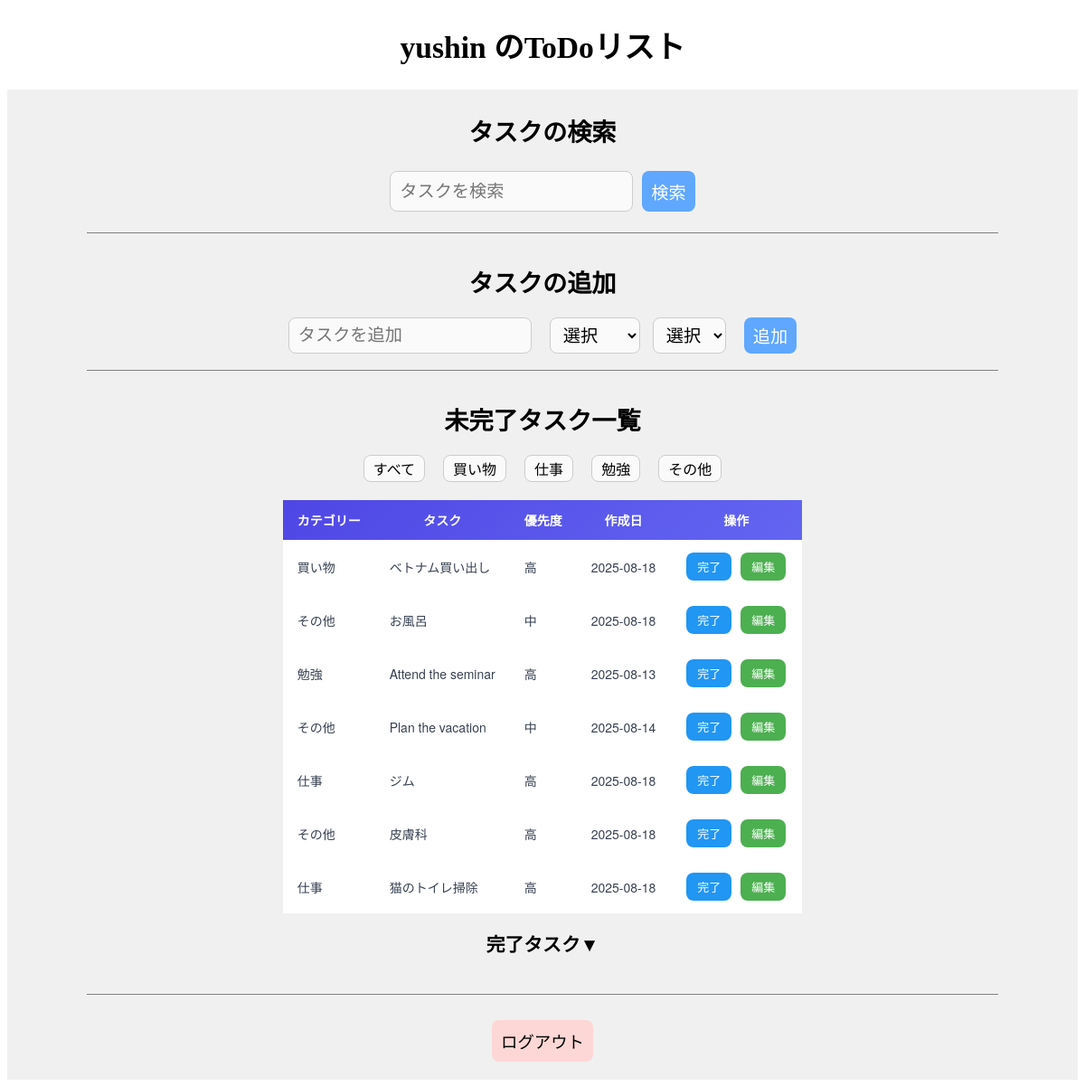
Page / (signed in) on the earlier database version.
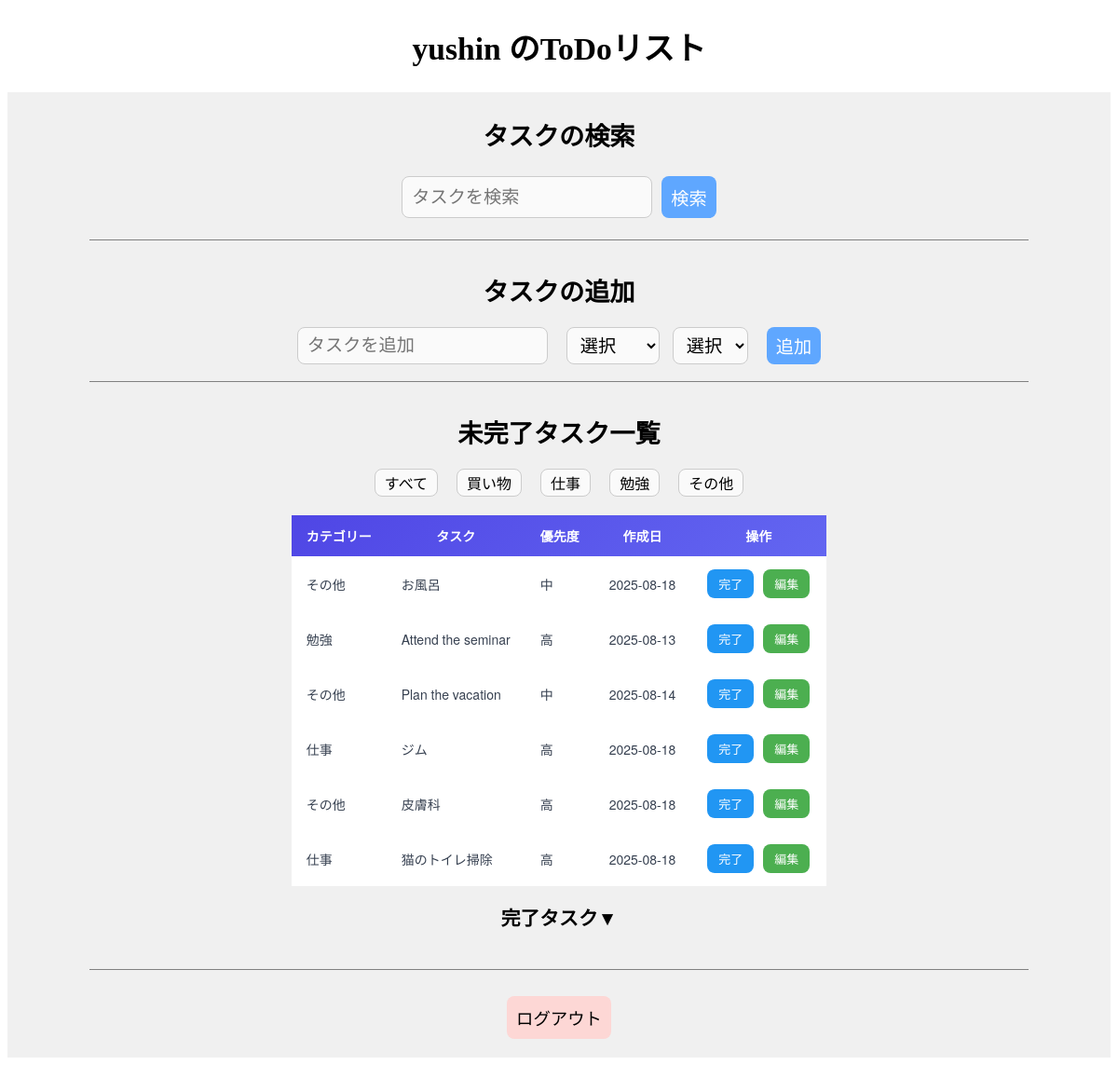
Same page on the later database version.
### tables this page shows
CREATE TABLE users(
                  id INTEGER PRIMARY KEY,
                  username TEXT UNIQUE,
                  password_hash TEXT
              );

CREATE TABLE tasks(
                  id INTEGER PRIMARY KEY AUTOINCREMENT, 
                  user_id INTEGER,
                  task TEXT,
                  is_done INTEGER DEFAULT 0,
                  category TEXT,
                  priority INTEGER,
                  date_created DATE,
                  FOREIGN KEY(user_id) REFERENCES users(id)
                );

### main.py (the view)
@app.route("/")
@login_required
def index():
    if load_user(current_user.id) is None:
        return redirect(url_for("login"))
    category_filter = request.args.get("category")
    conn = sqlite3.connect(DB_PATH)
    c = conn.cursor()
    if category_filter:
        c.execute("""
                  SELECT id, task, is_done, category, priority, date_created
                  FROM tasks
                  WHERE user_id=? AND category=? AND is_done=0
        """, (current_user.id, category_filter))
    else:
        c.execute("""
            SELECT id, task, is_done, category, priority, date_created
            FROM tasks
            WHERE user_id=? AND is_done=0
        """, (current_user.id,))
    print("カテゴリー：" + str(category_filter))
    active_tasks = c.fetchall()
    if category_filter:
        c.execute("""
                  SELECT id, task, is_done, category, priority, date_created
                  FROM tasks
                  WHERE user_id=? AND category=? AND is_done=1
        """, (current_user.id, category_filter))
    else:
        c.execute("""
            SELECT id, task, is_done, category, priority, date_created
            FROM tasks
            WHERE user_id=? AND is_done=1
        """, (current_user.id,))
    completed_tasks = c.fetchall()
    search_result = []
    search_query = request.args.get("q", "")
    if search_query:
        c.execute("""
                  SELECT id, task, is_done, category, priority, date_created
                  FROM tasks
                  WHERE user_id=? AND task LIKE ? AND is_done=0
        """, (current_user.id, f"%{search_query}%"))
    search_result = c.fetchall()
    conn.close()
    return render_template("index.html", active_tasks=active_tasks, completed_tasks=completed_tasks,
                           search_result=search_result, username=current_user.username)

### main.py (called while the page is built)
@login_manager.user_loader
def load_user(user_id):
    conn = sqlite3.connect(DB_PATH)
    c = conn.cursor()
    c.execute("SELECT id, username, password_hash FROM users WHERE id=?", (user_id,))
    row = c.fetchone()
    if row:
        return User(*row)
    return None

### templates/index.html (shortened to what this page needs)
<!DOCTYPE html>
<html>
<head>
    <link rel="stylesheet" href="{{ url_for('static', filename='css/index.css') }}">
</head>
<body>
    <h1>{{ username }} のToDoリスト</h1>
    <div class="container-box">
        <div class="search-box">
            <h2>タスクの検索</h2>
            <form action="/" method="GET" class="search-form" autocomplete="off">
                <input type="search" name="q" placeholder="タスクを検索" value="{{ request.args.get('q', '') }}">
                <button type="submit">検索</button>
            </form>
        </div>
        <hr size="1" color="grey" noshade="">
        <div class="adding">
            <h2 class="adding-h2">タスクの追加</h2>
            <form action="/add" method="POST" autocomplete="off">
                <input type="text" name="task" placeholder="タスクを追加" required>
                <div class="select-row">
                    <select name="category">
                        <option value="選択" selected hidden>選択</option>
                    </select>
                    <select name="priority">
                        <option value="選択" selected hidden>選択</option>
                    </select>
                </div>
                <button type="submit">追加</button>
            </form>
        </div>
        <hr size="1" color="grey" noshade="">
        <h2>未完了タスク一覧</h2>
        <div id="categoryFilter" class="filter-box">
            <button class="filter-btn" data-category="all">すべて</button>
            <button class="filter-btn" data-category="買い物">買い物</button>
            <button class="filter-btn" data-category="仕事">仕事</button>
            <button class="filter-btn" data-category="勉強">勉強</button>
            <button class="filter-btn" data-category="その他">その他</button>
        </div>
        <div class="active-tasks">
            <table id="todoTable" class="task-table">
                <thead>
                    <tr class="sortable">
                        <th data-sort="category">カテゴリー</th>
                        <th data-sort="task">タスク</th>
                        <th data-sort="priority">優先度</th>
                        <th data-sort="created">作成日</th>
                        <th>操作</th>
                    </tr>
                </thead>
                <tbody>
                    {% for task in active_tasks %}
                    <tr id="task-{{ task[0] }}" class="task-item" data-id="{{ task[0] }}" data-task="{{ task[1] }}"
                        data-category="{{ task[3] }}" data-priority="{{ task[4] }}" data-created="{{ task[5] }}">
                        <td class="category" data-label="カテゴリー">{{ task[3] }}</td>
                        <td class="task" data-label="タスク">{{ task[1] }}</td>
                        <td class="priority" data-label="優先度">
                            {% if task[4] == 1 %}高
                            {% elif task[4] == 2 %}中
                            {% else %}低
                            {% endif %}
                        </td>
                        <td class="date_created" data-label="作成日">{{ task[5] }}</td>
                        <td class="actions">
                            <a href="/toggle/{{ task[0] }}" class="btn btn-comp">完了</a>
                            <button class="btn btn-edit">編集</button>
                        </td>
                    </tr>
                    {% endfor %}
                </tbody>
            </table>
        </div>
        <h2 id="taskComp" class="btn accordion-btn">完了タスク▼</h2>
        <hr size="1" color="grey" noshade="">
        <a href="/logout" class="logout">ログアウト</a>
    </div>
</body>
</html>

### static/css/index.css (style rules this page uses)
h1 { font-size: 2.1rem; text-align: center; margin: 25px; }
hr { width: 85%; }
.container-box { display: flex; flex-direction: column; align-items: center; height: 100%; background-color: #f0f0f0; }
.search-box h2 { text-align: center; margin: 25px auto 10px; }
.search-form { display: flex; }
.search-box input[type="search"], .search-box button[type="submit"] { box-sizing: border-box; font-size: 1.2rem; height: 45px; padding: 0 10px; margin: 15px 5px; border: 1px solid #ccc; border-radius: 8px; background: #fafafa; }
.search-form input[type="search"] { flex: 1; }
.search-form button[type="submit"] { flex-shrink: 0; background-color: #5fa7ff; color: white; border: none; cursor: pointer; }
.adding-h2 { text-align: center; margin: 25px auto 10px; }
.adding form { display: flex; flex-wrap: wrap; align-items: center; gap: 10px; }
.adding input[type="text"], .adding select, .adding button[type="submit"] { box-sizing: border-box; font-size: 1.2rem; height: 40px; padding: 0 10px; margin: 10px 5px; border: 1px solid #ccc; border-radius: 8px; background: #fafafa; }
.adding button[type="submit"] { background-color: #5fa7ff; color: white; border: none; cursor: pointer; }
h2 { font-size: 1.7rem; margin: 25px 0 10px; }
.filter-box { display: flex; }
.filter-btn { box-sizing: border-box; font-size: 1rem; height: 30px; padding: 0 10px; margin: 10px; border: 1px solid #ccc; border-radius: 8px; background: #fafafa; cursor: pointer; }
.active-tasks { margin: 10px auto; }
.task-table { width: 100%; max-width: 100%; border-collapse: collapse; font-family: "Helvetica Neue", Arial, sans-serif; background: #fff; overflow: hidden; }
.task-table thead { background: linear-gradient(135deg, #4f46e5, #6366f1); color: #fff; text-align: center; }
.task-table thead th { padding: 12px 16px; font-weight: 600; font-size: 14px; cursor: pointer; user-select: none; transition: background 0.2s ease; }
.task-table tbody tr { transition: background 0.2s ease; }
.task-table td { padding: 12px 16px; font-size: 14px; color: #374151; vertical-align: middle; }
.task-table td.actions { display: flex; gap: 6px; justify-content: center; align-items: center; }
.task-table .btn { padding: 6px 12px; border-radius: 8px; font-size: 13px; font-weight: 500; border: none; cursor: pointer; transition: background 0.2s ease, transform 0.1s ease; }
.btn { display: inline-block; padding: 6px 12px; margin: 2px; border-radius: 6px; border: none; cursor: pointer; font-size: 14px; text-decoration: none; transition: all 0.2s ease; }
.btn-edit { background-color: #4CAF50; color: white; }
.btn-comp { background-color: #2196F3; color: white; }
.accordion-btn { font-size: 1.3rem !important; text-align: center; }
.logout { display: block; text-align: center; margin: 20px auto; padding: 10px; background-color: #fdd7d5; font-size: 1.15rem; color: black; border-radius: 8px; text-decoration: none; }

Differences in the rows shown:
no longer on this page (row edited): tasks: category "買い物", task "ベトナム買い出し", priority "高", date_created "2025-08-18"
